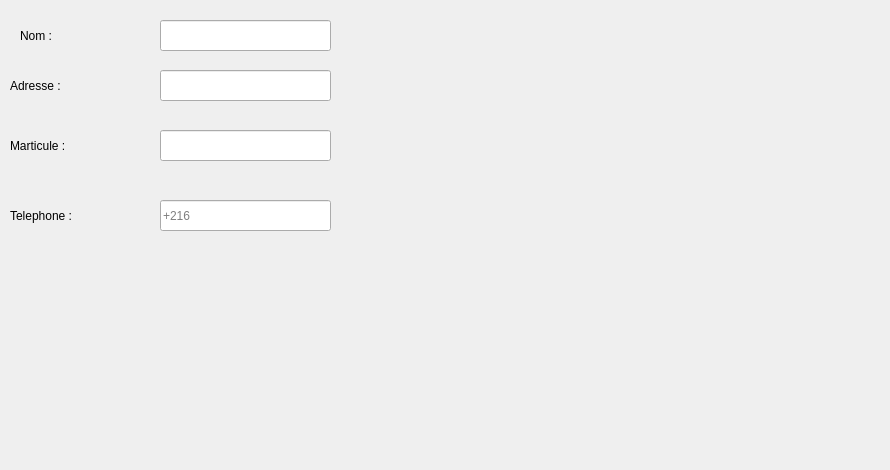
        <widget class="QWidget" name="tab_3">
         <attribute name="icon">
          <iconset>
           <normaloff>../../gestion_fournisseur/ajou.png</normaloff>../../gestion_fournisseur/ajou.png</iconset>
         </attribute>
         <attribute name="title">
          <string>Ajouter</string>
         </attribute>
         <widget class="QLabel" name="label">
          <property name="geometry">
           <rect>
            <x>0</x>
            <y>-10</y>
            <width>881</width>
            <height>411</height>
           </rect>
          </property>
          <property name="text">
           <string/>
          </property>
          <property name="pixmap">
           <pixmap>../../gestion_fournisseur/1.png</pixmap>
          </property>
          <property name="scaledContents">
           <bool>true</bool>
          </property>
         </widget>
         <widget class="QLabel" name="label_6">
          <property name="geometry">
           <rect>
            <x>10</x>
            <y>70</y>
            <width>111</width>
            <height>31</height>
           </rect>
          </property>
          <property name="styleSheet">
           <string notr="true">font: 12pt &quot;MS Shell Dlg 2&quot;;</string>
          </property>
          <property name="text">
           <string>Adresse :</string>
          </property>
         </widget>
         <widget class="QLabel" name="label_7">
          <property name="geometry">
           <rect>
            <x>10</x>
            <y>130</y>
            <width>141</width>
            <height>31</height>
           </rect>
          </property>
          <property name="styleSheet">
           <string notr="true">font: 12pt &quot;MS Shell Dlg 2&quot;;</string>
          </property>
          <property name="text">
           <string>Marticule :</string>
          </property>
         </widget>
         <widget class="QLabel" name="label_8">
          <property name="geometry">
           <rect>
            <x>10</x>
            <y>200</y>
            <width>151</width>
            <height>31</height>
           </rect>
          </property>
          <property name="styleSheet">
           <string notr="true">font: 12pt &quot;MS Shell Dlg 2&quot;;</string>
          </property>
          <property name="text">
           <string>Telephone :</string>
          </property>
         </widget>
         <widget class="QLineEdit" name="le_nom">
          <property name="geometry">
           <rect>
            <x>160</x>
            <y>20</y>
            <width>171</width>
            <height>31</height>
           </rect>
          </property>
         </widget>
         <widget class="QLineEdit" name="le_Adresse">
          <property name="geometry">
           <rect>
            <x>160</x>
            <y>70</y>
            <width>171</width>
            <height>31</height>
           </rect>
          </property>
         </widget>
         <widget class="QLineEdit" name="le_Matricule">
          <property name="geometry">
           <rect>
            <x>160</x>
            <y>130</y>
            <width>171</width>
            <height>31</height>
           </rect>
          </property>
         </widget>
         <widget class="QLineEdit" name="le_Telephone">
          <property name="geometry">
           <rect>
            <x>160</x>
            <y>200</y>
            <width>171</width>
            <height>31</height>
           </rect>
          </property>
          <property name="text">
           <string/>
          </property>
          <property name="maxLength">
           <number>32762</number>
          </property>
          <property name="placeholderText">
           <string>+216</string>
          </property>
         </widget>
         <widget class="QPushButton" name="pushButton_8">
          <property name="geometry">
           <rect>
            <x>400</x>
            <y>250</y>
            <width>121</width>
            <height>81</height>
           </rect>
          </property>
          <property name="styleSheet">
           <string notr="true">#pushButton_8{
	image: url(:/new/prefix1/i,qge/app.png);
border:none;}</string>
          </property>
          <property name="text">
           <string/>
          </property>
         </widget>
         <widget class="QLabel" name="label_37">
          <property name="geometry">
           <rect>
            <x>20</x>
            <y>20</y>
            <width>111</width>
            <height>31</height>
           </rect>
          </property>
          <property name="styleSheet">
           <string notr="true">font: 12pt &quot;MS Shell Dlg 2&quot;;</string>
          </property>
          <property name="text">
           <string>Nom :</string>
          </property>
         </widget>
         <widget class="QPushButton" name="pushButton_35">
          <property name="geometry">
           <rect>
            <x>550</x>
            <y>-130</y>
            <width>331</width>
            <height>461</height>
           </rect>
          </property>
          <property name="styleSheet">
           <string notr="true">#pushButton_35{
	image: url(:/new/prefix1/i,qge/c.png);
border:none;}</string>
          </property>
          <property name="text">
           <string/>
          </property>
         </widget>
        </widget>
